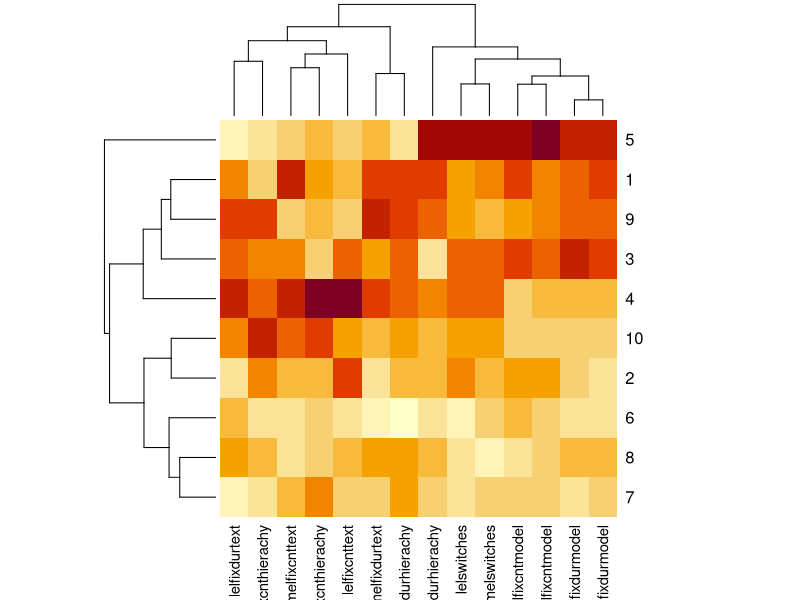
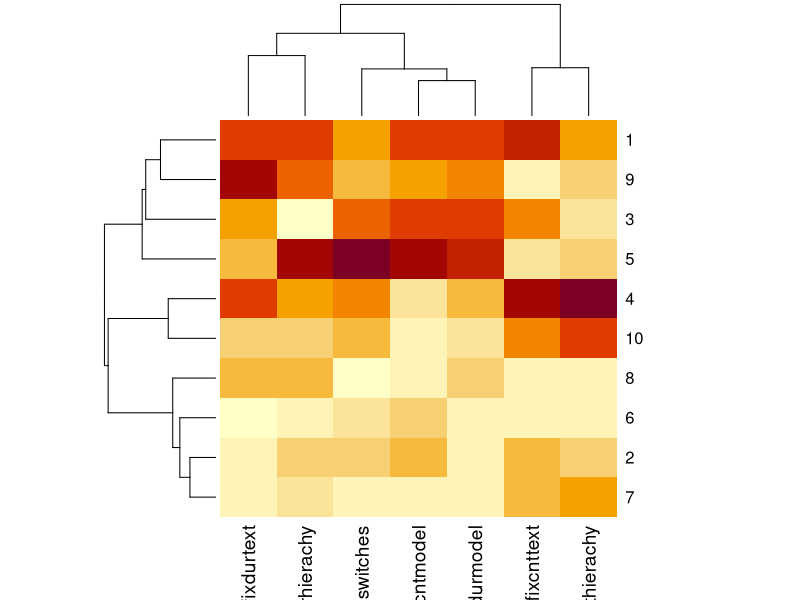
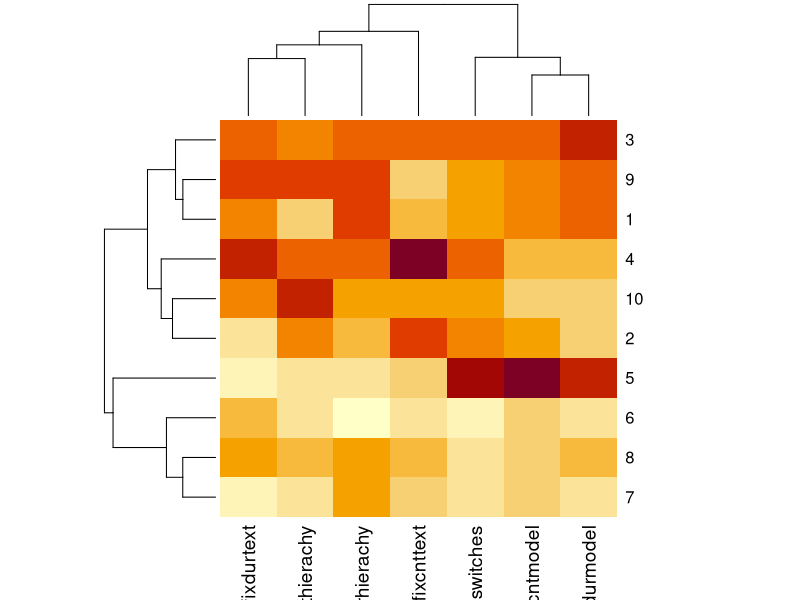
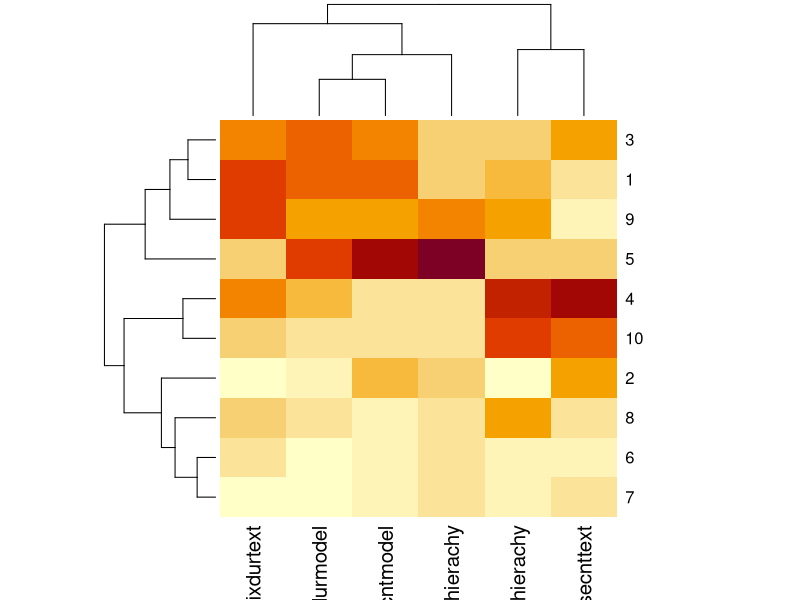
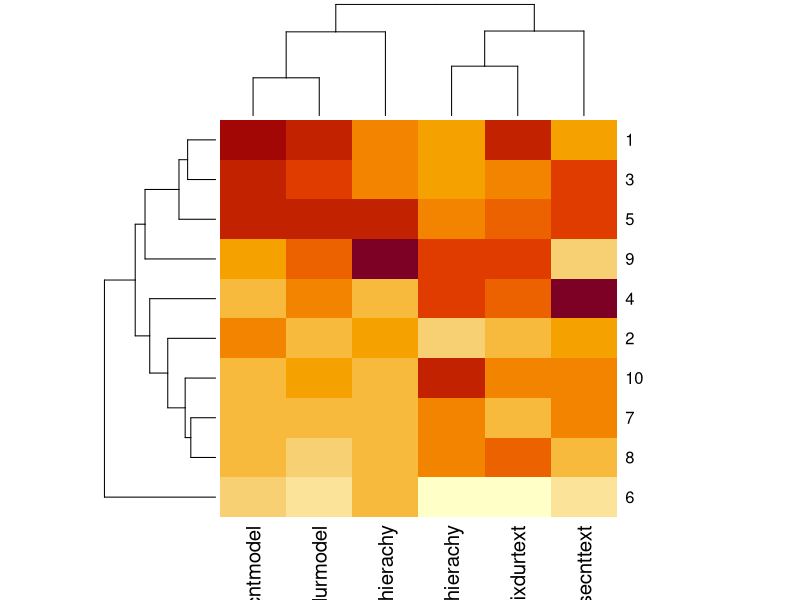
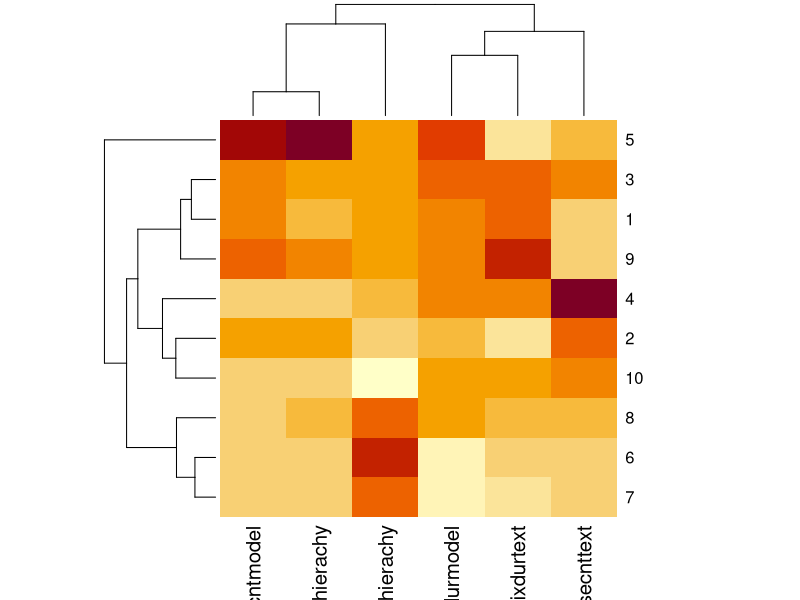
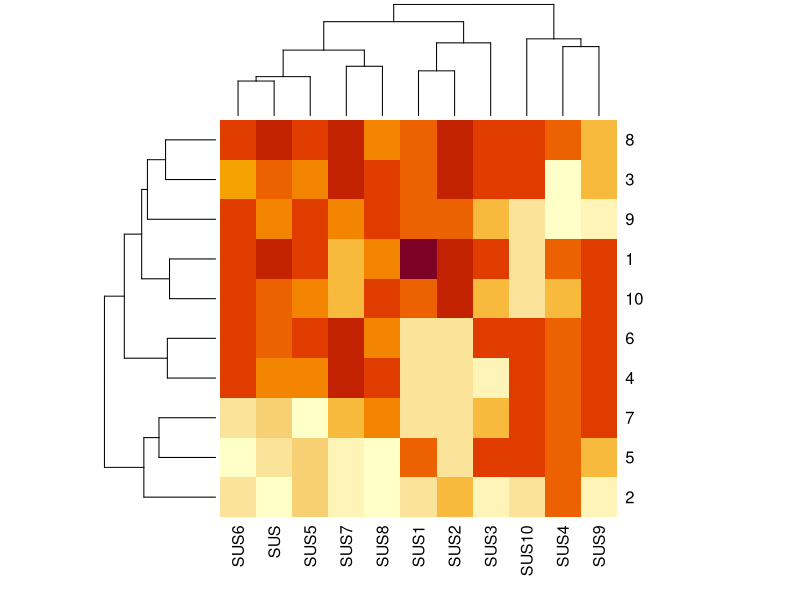
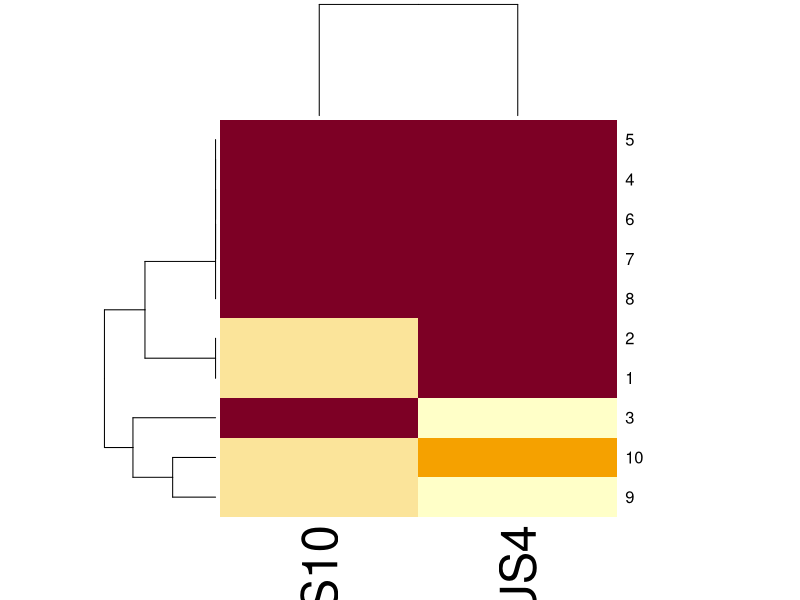

Recreate these plots in R, in order.
## ---- chunk 1
library(dplyr)
userdata <- read.csv("OSSStudy5.csv", header=T)
userdata
## ---- chunk 2
grp1 <- c(1,3,9,4,5)
grp2 <- c(10,2,6,8,7)
## ---- chunk 3
df <- scale(select(userdata, matches('melfix|lelfix|switches'), -matches('task')))
colnames(df)
hc <- hclust(dist(df))
groups <- cutree(hc,k =3)
groups <- cbind(userdata$ID, groups)
print(g1 <- groups[groups[,2] == 1,1])
print(g2 <- groups[groups[,2] == 2,1])
h <- heatmap(df, distfun = dist, hclustfun = hclust, scale="none")
## ---- chunk 4
df <- scale(select(userdata, matches('melfix|melswitches'), -matches('task')))
colnames(df)
hc <- hclust(dist(df))
groups <- cutree(hc,k =3)
groups <- cbind(userdata$ID, groups)
print(g1 <- groups[groups[,2] == 1,1])
print(g2 <- groups[groups[,2] == 2,1])
h <- heatmap(df, distfun = dist, hclustfun = hclust, scale="none")
## ---- chunk 5
df <- scale(select(userdata, matches('lelfix|lelswitches'), -matches('task')))
colnames(df)
hc <- hclust(dist(df))
groups <- cutree(hc,k =2)
groups <- cbind(userdata$ID, groups)
print(g1 <- groups[groups[,2] == 1,1])
print(g2 <- groups[groups[,2] == 2,1])
h <- heatmap(df, distfun = dist, hclustfun = hclust, scale="none")
## ---- chunk 6
df <- scale(select(userdata, matches('mfixdur|mousecnt'), -matches('mel|lel|task')))
colnames(df)
hc <- hclust(dist(df))
groups <- cutree(hc,k =2)
groups <- cbind(userdata$ID, groups)
print(g1 <- groups[groups[,2] == 1,1])
print(g2 <- groups[groups[,2] == 2,1])
h <- heatmap(df, distfun = dist, hclustfun = hclust, scale="none")
## ---- chunk 7
df <- scale(select(userdata, matches('melmouse'), -matches('task')))
colnames(df)
hc <- hclust(dist(df))
groups <- cutree(hc,k =3)
groups <- cbind(userdata$ID, groups)
print(g1 <- groups[groups[,2] == 1,1])
print(g2 <- groups[groups[,2] == 2,1])
h <- heatmap(df, distfun = dist, hclustfun = hclust, scale="none")
## ---- chunk 8
df <- scale(select(userdata, matches('lelmouse'), -matches('task')))
colnames(df)
hc <- hclust(dist(df))
groups <- cutree(hc,k =4)
groups <- cbind(userdata$ID, groups)
print(g1 <- groups[groups[,2] == 1,1])
print(g2 <- groups[groups[,2] == 2,1])
h <- heatmap(df, distfun = dist, hclustfun = hclust, scale="none")
## ---- chunk 9
df <- scale(select(userdata, SUS, num_range('SUS', 1:10)))
colnames(df)
hc <- hclust(dist(df))
groups <- cutree(hc,k =2)
groups <- cbind(userdata$ID, groups)
print(g1 <- groups[groups[,2] == 1,1])
print(g2 <- groups[groups[,2] == 2,1])
h <- heatmap(df, distfun = dist, hclustfun = hclust, scale="none")
## ---- chunk 10
df <- scale(select(userdata, SUS4, SUS10))
colnames(df)
hc <- hclust(dist(df))
groups <- cutree(hc,k =2)
groups <- cbind(userdata$ID, groups)
print(g1 <- groups[groups[,2] == 1,1])
print(g2 <- groups[groups[,2] == 2,1])
h <- heatmap(df, distfun = dist, hclustfun = hclust, scale="none")
## ---- chunk 11
df <- scale(select(userdata, num_range('SUS', 1:10), -SUS4, -SUS10))
colnames(df)
hc <- hclust(dist(df))
groups <- cutree(hc,k =2)
groups <- cbind(userdata$ID, groups)
print(g1 <- groups[groups[,2] == 1,1])
print(g2 <- groups[groups[,2] == 2,1])
h <- heatmap(df, distfun = dist, hclustfun = hclust, scale="none")
## ---- chunk 12
userdata <- userdata %>%
              mutate(learnability = SUS4 + SUS10,
                     usability = SUS1 + SUS2 + SUS3 + SUS5 + SUS6 + SUS7 + SUS8 + SUS9)

group1 <- userdata %>%
  filter (ID %in% g1)

group2 <- userdata %>%
  filter (ID %in% g2)


# Test for eye fixation count difference between two groups
boxplot(rowSums(select(group1, matches('melfixcnt|lelfixcnt'), -matches('task'))),
        rowSums(select(group2, matches('melfixcnt|lelfixcnt'), -matches('task'))))

t.test(rowSums(select(group1, matches('melfixcnt|lelfixcnt'), -matches('task'))),
        rowSums(select(group2, matches('melfixcnt|lelfixcnt'), -matches('task'))))

wilcox.test(rowSums(select(group1, matches('melfixcnt|lelfixcnt'), -matches('task'))),
        rowSums(select(group2, matches('melfixcnt|lelfixcnt'), -matches('task'))))


# Test for eye fixation duration difference between two groups

boxplot(rowSums(select(group1, matches('melfixdur|lelfixdur'), -matches('task'))),
        rowSums(select(group2, matches('melfixdur|lelfixdur'), -matches('task'))))

t.test(rowSums(select(group1, matches('melfixdur|lelfixdur'), -matches('task'))),
        rowSums(select(group2, matches('melfixdur|lelfixdur'), -matches('task'))))

wilcox.test(rowSums(select(group1, matches('melfixdur|lelfixdur'), -matches('task'))),
            rowSums(select(group2, matches('melfixdur|lelfixdur'), -matches('task'))))


# Test for SUS difference between two groups
boxplot(group1$SUS, group2$SUS, names = c("Group1", "Group 2"))
t.test(group1$SUS, group2$SUS)
wilcox.test(group1$SUS, group2$SUS)

summary(group1$SUS)
sd(group1$SUS)
summary(group2$SUS)
sd(group2$SUS)

# Test for SUS Learnability subscale difference between two groups
boxplot(group1$learnability, group2$learnability, names = c("Group1", "Group 2"))
t.test(group1$learnability, group2$learnability)
wilcox.test(group1$learnability, group2$learnability)

# Test for SUS Usability subscale difference between two groups
boxplot(group1$usability, group2$usability, names = c("Group1", "Group 2"))
t.test(group1$usability, group2$usability)
wilcox.test(group1$usability, group2$usability)

# Test for mouse fixation count difference between two groups

boxplot(rowSums(select(group1, matches('mousecnt'), -matches('task'))),
        rowSums(select(group2, matches('mousecnt'), -matches('task'))))

t.test(rowSums(select(group1, matches('mousecnt'), -matches('task'))),
        rowSums(select(group2, matches('mousecnt'), -matches('task'))))

wilcox.test(rowSums(select(group1, matches('mousecnt'), -matches('task'))),
        rowSums(select(group2, matches('mousecnt'), -matches('task'))))


# Test for mouse fixation duration difference between two groups

boxplot(rowSums(select(group1, matches('mfixdur'), -matches('task'))),
        rowSums(select(group2, matches('mfixdur'), -matches('task'))))

t.test(rowSums(select(group1, matches('mfixdur'), -matches('task'))),
        rowSums(select(group2, matches('mfixdur'), -matches('task'))))

wilcox.test(rowSums(select(group1, matches('mfixdur'), -matches('task'))),
            rowSums(select(group2, matches('mfixdur'), -matches('task'))))
